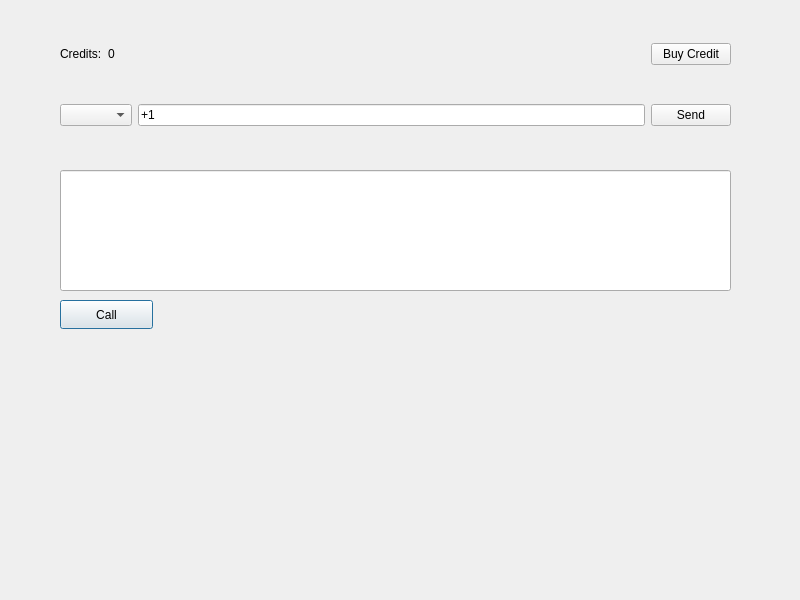
<?xml version="1.0" encoding="UTF-8"?>
<ui version="4.0">
 <class>Dialog</class>
 <widget class="QDialog" name="Dialog">
  <property name="geometry">
   <rect>
    <x>0</x>
    <y>0</y>
    <width>800</width>
    <height>600</height>
   </rect>
  </property>
  <property name="minimumSize">
   <size>
    <width>800</width>
    <height>600</height>
   </size>
  </property>
  <property name="windowTitle">
   <string>Dialog</string>
  </property>
  <widget class="QPushButton" name="pushButton">
   <property name="geometry">
    <rect>
     <x>60</x>
     <y>300</y>
     <width>93</width>
     <height>29</height>
    </rect>
   </property>
   <property name="text">
    <string>Call</string>
   </property>
  </widget>
  <widget class="QLineEdit" name="lineEdit_2">
   <property name="geometry">
    <rect>
     <x>60</x>
     <y>170</y>
     <width>671</width>
     <height>121</height>
    </rect>
   </property>
  </widget>
  <widget class="QWidget" name="">
   <property name="geometry">
    <rect>
     <x>60</x>
     <y>10</y>
     <width>671</width>
     <height>151</height>
    </rect>
   </property>
   <layout class="QVBoxLayout" name="verticalLayout">
    <item>
     <layout class="QHBoxLayout" name="horizontalLayout_2">
      <item>
       <layout class="QHBoxLayout" name="horizontalLayout">
        <item>
         <widget class="QLabel" name="label">
          <property name="text">
           <string>Credits:</string>
          </property>
         </widget>
        </item>
        <item>
         <widget class="QLabel" name="label_2">
          <property name="text">
           <string>0</string>
          </property>
         </widget>
        </item>
       </layout>
      </item>
      <item>
       <spacer name="horizontalSpacer">
        <property name="orientation">
         <enum>Qt::Horizontal</enum>
        </property>
        <property name="sizeHint" stdset="0">
         <size>
          <width>198</width>
          <height>17</height>
         </size>
        </property>
       </spacer>
      </item>
      <item>
       <widget class="QPushButton" name="pushButton_2">
        <property name="text">
         <string>Buy Credit</string>
        </property>
       </widget>
      </item>
     </layout>
    </item>
    <item>
     <layout class="QHBoxLayout" name="horizontalLayout_4">
      <item>
       <widget class="QComboBox" name="comboBox"/>
      </item>
      <item>
       <widget class="QLineEdit" name="lineEdit">
        <property name="text">
         <string>+1</string>
        </property>
       </widget>
      </item>
      <item>
       <widget class="QPushButton" name="pushButton_3">
        <property name="text">
         <string>Send</string>
        </property>
       </widget>
      </item>
     </layout>
    </item>
   </layout>
  </widget>
 </widget>
 <resources/>
 <connections/>
</ui>
